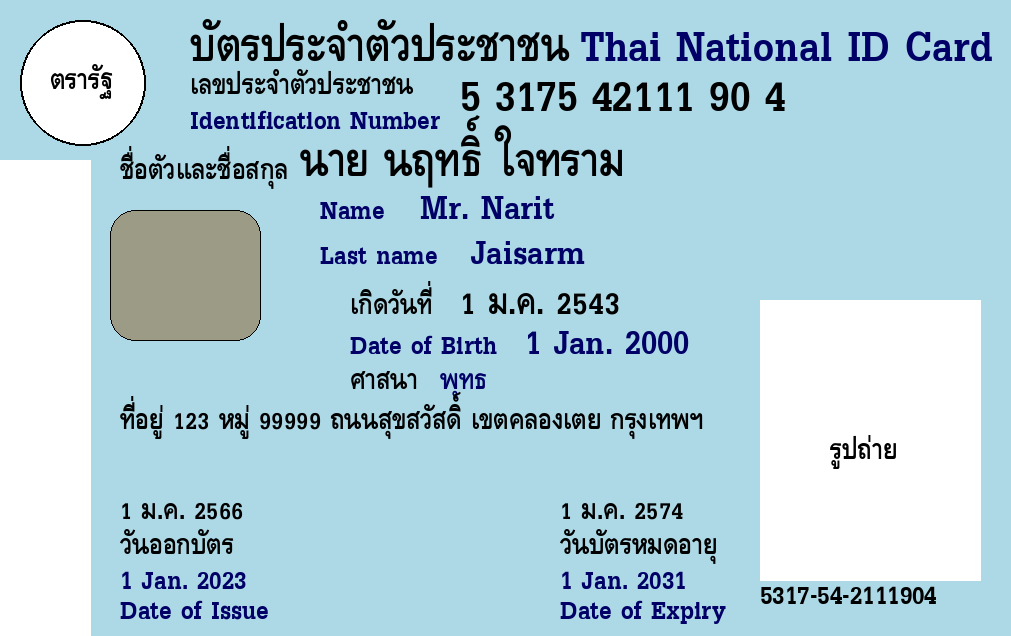
#> input picture thai_id_card_real_size_with_positions.png, 1011 x 636 px
$ python -i main.py   (imports and definitions only)
#> lines starting #> are read from the running program, lines starting #| are printed output that depends on the picture
from PIL import Image, ImageDraw, ImageFont
import os
import random
import json
import textwrap

def generate_random_id(n=13):
    """สร้างหมายเลขสุ่มสำหรับ ID หรือ Code"""
    return ''.join([str(random.randint(0, 9)) for _ in range(n)])

# [42 lines left out: function wrap_text_by_pixels, not called in this run]

def create_thai_id_card(data, output_filename, id_number=None, code_number=None):
    """
    สร้างรูปภาพบัตรประชาชนจากข้อมูลที่ได้รับในรูปแบบ dictionary
    และบันทึกเป็นไฟล์ตามชื่อที่ระบุ
    """
    # ดึงข้อมูลจาก dictionary
    name_th = data.get("name_th", "")
    name_en = data.get("name_en", "")
    dob = data.get("dob_th", "")
    religion = data.get("religion", "")
    address = data.get("address", "")
    issue_date = data.get("issue_date_th", "")
    exp_date = data.get("exp_date_th", "")

    # สร้างพื้นหลังของบัตรประชาชน ขนาดเท่าของจริง (1011x636 พิกเซล สำหรับ 300 dpi)
    card_width, card_height = 1011, 636
    background_color = (173, 216, 230)  # สีฟ้าอ่อน
    card = Image.new('RGB', (card_width, card_height), background_color)
    draw = ImageDraw.Draw(card)

    # ฟอนต์ (จำเป็นต้องมีฟอนต์ภาษาไทยและภาษาอังกฤษในเครื่อง: ./fonts)
    try:
        font_thai_title = ImageFont.truetype("fonts/dilleniaupc-Bold.ttf", 66)  # ฟอนต์ภาษาไทย
        font_eng_title = ImageFont.truetype("fonts/dilleniaupc-Bold.ttf", 66)  # ฟอนต์ภาษาอังกฤษ
        font_thai = ImageFont.truetype("fonts/dilleniaupc-Bold.ttf", 40)  # ฟอนต์ภาษาไทย
        font_thai_mid = ImageFont.truetype("fonts/dilleniaupc-Bold.ttf", 52)  # ฟอนต์ภาษาไทย
        font_eng = ImageFont.truetype("fonts/dilleniaupc-Bold.ttf", 40)  # ฟอนต์ภาษาอังกฤษ
        font_eng_mid = ImageFont.truetype("fonts/dilleniaupc-Bold.ttf", 52)  # ฟอนต์ภาษาอังกฤษ
        font_id = ImageFont.truetype("fonts/dilleniaupc-Bold.ttf", 66)  # ฟอนต์สำหรับหมายเลขบัตร
    except IOError:
        font_thai_title = ImageFont.load_default()
        font_thai = ImageFont.load_default()
        font_eng = ImageFont.load_default()
        font_id = ImageFont.load_default()


    # ตราโลโก้ราชการ
    draw.ellipse((20, 20, 145, 145), fill=(255, 255, 255), outline=(0, 0, 0), width=2)
    draw.text((50, 70), "ตรารัฐ", font=font_thai, fill=(0, 0, 0))

    # คิวอาร์โค้ด (พื้นที่จำลอง)
    draw.rectangle((0, 160, 90, card_height), fill=(255, 255, 255))

    # chip-electronic
    draw.rounded_rectangle((110, 210, 260, 340), radius=25, fill=(156, 155, 133), outline=(0, 0, 0), width=1)

    # หัวบัตร
    draw.text((190, 30), "บัตรประจำตัวประชาชน", font=font_thai_title, fill=(0, 0, 0))
    draw.text((580, 30), "Thai National ID Card", font=font_eng_title, fill=(0, 0, 102))
    draw.text((190, 73), "เลขประจำตัวประชาชน", font=font_thai, fill=(0, 0, 0))
    draw.text((190, 106), "Identification Number", font=font_thai, fill=(0, 0, 102))

    # หมายเลขบัตรประชาชน
    id_number = generate_random_id()
    draw.text((460, 80), f"{id_number[:1]} {id_number[1:5]} {id_number[5:10]} {id_number[10:12]} {id_number[12:]}", font=font_id, fill=(0, 0, 0))

    # ชื่อภาษาไทย
    draw.text((120, 160), "ชื่อตัวและชื่อสกุล", font=font_thai, fill=(0, 0, 0))
    draw.text((300, 148), f"{name_th}", font=font_thai_title, fill=(0, 0, 0))

    # ชื่อภาษาอังกฤษ
    try:
        name_eng_parts = name_en.split(' ')
        title_eng, first_name_eng, last_name_eng = name_eng_parts[0], name_eng_parts[1], ' '.join(name_eng_parts[2:])
        name_eng_formatted = f"{title_eng} {first_name_eng}"
    except IndexError:
        name_eng_formatted = name_en
        last_name_eng = ""

    draw.text((320, 200), "Name", font=font_eng, fill=(0, 0, 102))
    draw.text((420, 195), f"{name_eng_formatted}", font=font_eng_mid, fill=(0, 0, 102))
    draw.text((320, 245), "Last name", font=font_eng, fill=(0, 0, 102))
    draw.text((470, 240), f"{last_name_eng}", font=font_eng_mid, fill=(0, 0, 102))

    # แปลงเดือนไทยเป็นอังกฤษสำหรับวันเกิด, วันออกบัตร, วันหมดอายุ
    toEngMonth = {
        "ม.ค.": "Jan.", "ก.พ.": "Feb.", "มี.ค.": "Mar.", "เม.ย.": "Apr.",
        "พ.ค.": "May", "มิ.ย.": "Jun.", "ก.ค.": "Jul.", "ส.ค.": "Aug.",
        "ก.ย.": "Sep.", "ต.ค.": "Oct.", "พ.ย.": "Nov.", "ธ.ค.": "Dec.",
    }

    # [7 lines left out: function format_date_to_eng, not called in this run]

    # วันเกิด
    dob_en = format_date_to_eng(dob)
    draw.text((350, 295), "เกิดวันที่", font=font_thai, fill=(0, 0, 0))
    draw.text((460, 290), f"{dob}", font=font_thai_mid, fill=(0, 0, 0))
    draw.text((350, 335), "Date of Birth", font=font_eng, fill=(0, 0, 102))
    draw.text((525, 330), f"{dob_en}", font=font_eng_mid, fill=(0, 0, 102))

    # ศาสนา (วาดเฉพาะกรณีที่ไม่ใช่ "ไม่ระบุ")
    if religion != "ไม่ระบุ":
        # ศาสนา (ตำแหน่งด้านล่างจากวันเกิด)
        draw.text((350, 370), f"ศาสนา", font=font_thai, fill=(0, 0, 0))
        draw.text((440, 370), f"{religion}", font=font_thai, fill=(0, 0, 102))

    # ที่อยู่ (ตำแหน่งด้านซ้ายล่างถัดจากศาสนา)
    address_prefix = "ที่อยู่ "
    full_address_text = address_prefix + address
    # กำหนดความกว้างสูงสุดของพื้นที่ที่อยู่เป็นพิกเซล
    # (ตัวการ์ดกว้าง 1011px, ที่อยู่เริ่มที่ x=120, รูปถ่ายเริ่มที่ x=760 -> พื้นที่ว่าง ~640px)
    max_pixel_width = 580  # กำหนดน้อยกว่าพื้นที่จริงเล็กน้อยเพื่อความสวยงาม

    # เรียกใช้ฟังก์ชันใหม่ที่เราสร้างขึ้น
    wrapped_address = wrap_text_by_pixels(draw, full_address_text, font_thai, max_pixel_width)

    # วาดข้อความที่ตัดแล้วลงบนการ์ด
    draw.multiline_text((120, 410), wrapped_address, font=font_thai, fill=(0, 0, 0), spacing=25)

    # วันที่ออกบัตร (ตำแหน่งใกล้ล่างซ้าย)
    Dth, Mth, Yth = issue_date.split(' ')
    issue_date_en = ' '.join([Dth, toEngMonth[Mth], str(int(Yth) - 543)])
    draw.text((120, 500), f"{issue_date}", font=font_thai, fill=(0, 0, 0))
    draw.text((120, 535), f"วันออกบัตร", font=font_thai, fill=(0, 0, 0))
    draw.text((120, 570), f"{issue_date_en}", font=font_thai, fill=(0, 0, 102))
    draw.text((120, 600), f"Date of Issue", font=font_thai, fill=(0, 0, 102))

    # วันหมดอายุ (ตำแหน่งล่างขวาของรูปภาพ)
    Dth, Mth, Yth = exp_date.split(' ')
    exp_date_en = ' '.join([Dth, toEngMonth[Mth], str(int(Yth) - 543)])
    draw.text((560, 500), f"{exp_date}", font=font_thai, fill=(0, 0, 0))
    draw.text((560, 535), f"วันบัตรหมดอายุ", font=font_thai, fill=(0, 0, 0))
    draw.text((560, 570), f"{exp_date_en}", font=font_thai, fill=(0, 0, 102))
    draw.text((560, 600), f"Date of Expiry", font=font_thai, fill=(0, 0, 102))

    # เพิ่มพื้นที่สำหรับภาพถ่ายบุคคล (ตำแหน่งขวาล่าง)
    photo_box = (760, 300, 980, 580)
    draw.rectangle(photo_box, fill=(255, 255, 255))
    code_number = code_number or generate_random_id(n=14)
    draw.text((830, 440), "รูปถ่าย", font=font_thai, fill=(0, 0, 0))
    draw.text((760, 585), f"{code_number[:4]}-{code_number[4:6]}-{code_number[6:14]}", font=font_thai, fill=(0, 0, 0))

    # บันทึกภาพบัตรประชาชน
    card.save(output_filename)


# [30 lines not run here, left out]

>>> import cv2
>>> picture = cv2.imread('thai_id_card_real_size_with_positions.png', cv2.IMREAD_GRAYSCALE)
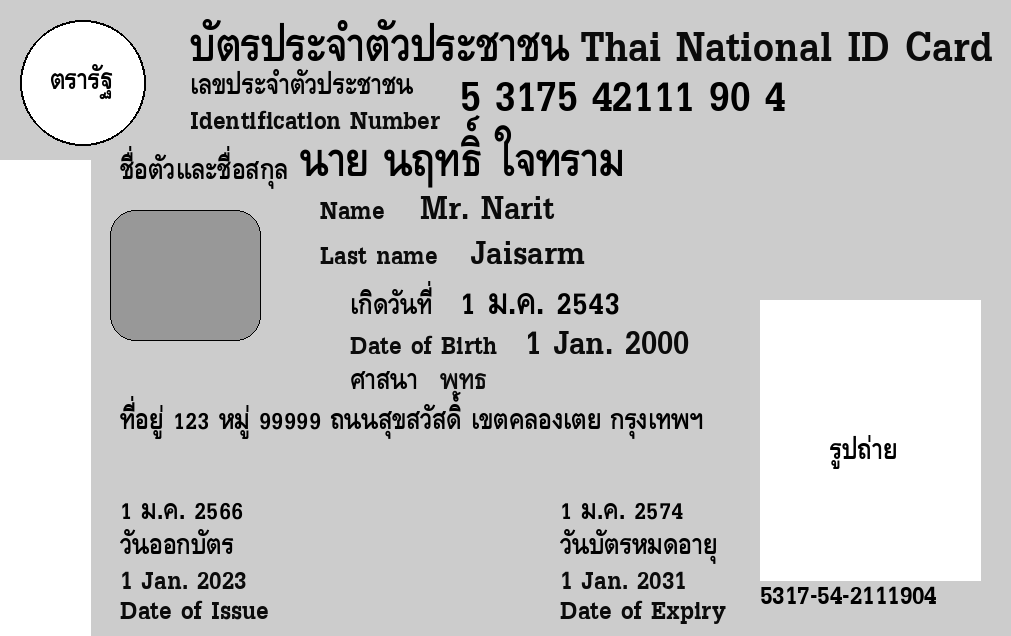
#> picture: shape (636, 1011); min 0, max 255, mean 197.4
>>> result = create_thai_id_card(picture, 'out.png')
#> (the run stopped early here; a loop or call above may not have finished)
